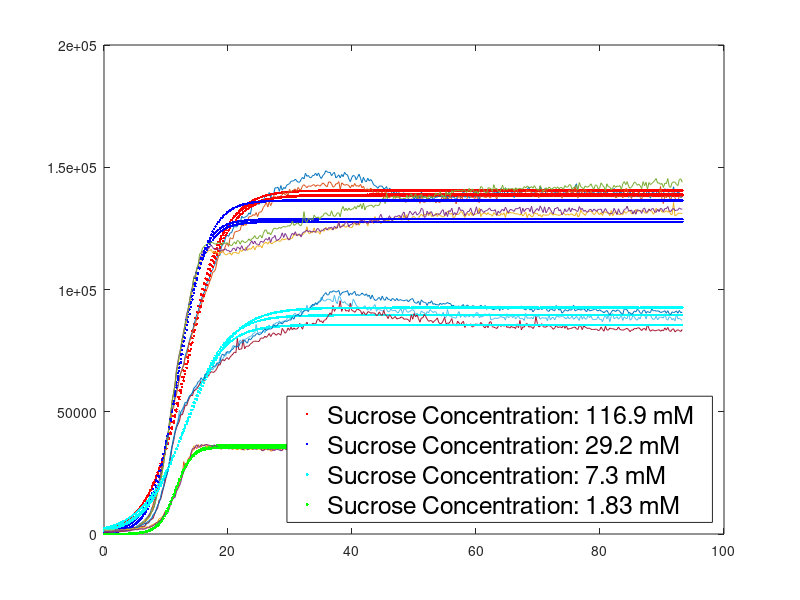

Write MATLAB code to recreate this figure.
clear
clc

load CENPK21C_0410.mat

CENPK21C_diff_sucrose_pb = CENPK21C_0410.CENPK21C_diff_sucrose_pb;
T = CENPK21C_diff_sucrose_pb(1,4:end);
r = [];
K = [];
L = [];

for i = 1:3
    ytrue = CENPK21C_diff_sucrose_pb(i+1,4:end);
    f = @(c,x)c(1)./(1+exp(-c(2)*(T-c(3))));
    c = lsqcurvefit(f,[1e5 1 10],T,ytrue);
    K = [K,c(1)];
    r = [r,c(2)];
    L = [L,c(3)];
    plot(T,ytrue);
    f1 = plot(T,f(c,T),'r.');
    hold on
end

for i = 4:6
    ytrue = CENPK21C_diff_sucrose_pb(i+1,4:end);
    f = @(c,x)c(1)./(1+exp(-c(2)*(T-c(3))));
    c = lsqcurvefit(f,[1e5 1 10],T,ytrue);
    K = [K,c(1)];
    r = [r,c(2)];
    L = [L,c(3)];
    plot(T,ytrue);
    f2 = plot(T,f(c,T),'b.');
    hold on
end

for i = 7:9
    ytrue = CENPK21C_diff_sucrose_pb(i+1,4:end);
    f = @(c,x)c(1)./(1+exp(-c(2)*(T-c(3))));
    c = lsqcurvefit(f,[1e5 1 10],T,ytrue);
    K = [K,c(1)];
    r = [r,c(2)];
    L = [L,c(3)];
    plot(T,ytrue);
    f3 = plot(T,f(c,T),'c.');
    hold on
end

for i = 10:12
    ytrue = CENPK21C_diff_sucrose_pb(i+1,4:end);
    f = @(c,x)c(1)./(1+exp(-c(2)*(T-c(3))));
    c = lsqcurvefit(f,[1e5 1 5],T,ytrue);
    K = [K,c(1)];
    r = [r,c(2)];
    L = [L,c(3)];
    plot(T,ytrue);
    f4 = plot(T,f(c,T),'g.');
    hold on
end

legend([f1,f2,f3,f4],'Sucrose Concentration: 116.9 mM','Sucrose Concentration: 29.2 mM','Sucrose Concentration: 7.3 mM','Sucrose Concentration: 1.83 mM','FontSize',18,'Location','SouthEast');

set(gcf,'position',[300,300,1500,1000]);
